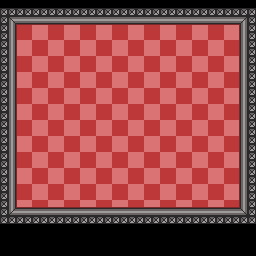

A 2D game scene composited from a Tiled map and its tileset images. What follows is a short description and the map's XML, with every tile layer's data as written:
An orthogonal 32x32 tile map with 8x8 px tiles, 2 tile layers (collision, map).

<map version="1.2" tiledversion="1.2.4" orientation="orthogonal" renderorder="right-down" width="32" height="32" tilewidth="8" tileheight="8" infinite="0" nextlayerid="3" nextobjectid="1">
 <tileset firstgid="1" name="tiles" tilewidth="8" tileheight="8" tilecount="128" columns="32">
  <image source="level1.png" width="256" height="32" />
 </tileset>
 <layer id="1" name="collision" width="32" height="32">
  <data encoding="csv">
2,2,2,2,2,2,2,2,2,2,2,2,2,2,2,2,2,2,2,2,2,2,2,2,2,2,2,2,2,2,2,2,
2,2,2,2,2,2,2,2,2,2,2,2,2,2,2,2,2,2,2,2,2,2,2,2,2,2,2,2,2,2,2,2,
2,2,2,2,2,2,2,2,2,2,2,2,2,2,2,2,2,2,2,2,2,2,2,2,2,2,2,2,2,2,2,2,
2,2,1,1,1,1,1,1,1,1,1,1,1,1,1,1,1,1,1,1,1,1,1,1,1,1,1,1,1,1,2,2,
2,2,1,1,1,1,1,1,1,1,1,1,1,1,1,1,1,1,1,1,1,1,1,1,1,1,1,1,1,1,2,2,
2,2,1,1,1,1,1,1,1,1,1,1,1,1,1,1,1,1,1,1,1,1,1,1,1,1,1,1,1,1,2,2,
2,2,1,1,1,1,1,1,1,1,1,1,1,1,1,1,1,1,1,1,1,1,1,1,1,1,1,1,1,1,2,2,
2,2,1,1,1,1,1,1,1,1,1,1,1,1,1,1,1,1,1,1,1,1,1,1,1,1,1,1,1,1,2,2,
2,2,1,1,1,1,1,1,1,1,1,1,1,1,1,1,1,1,1,1,1,1,1,1,1,1,1,1,1,1,2,2,
2,2,1,1,1,1,1,1,1,1,1,1,1,1,1,1,1,1,1,1,1,1,1,1,1,1,1,1,1,1,2,2,
2,2,1,1,1,1,1,1,1,1,1,1,1,1,1,1,1,1,1,1,1,1,1,1,1,1,1,1,1,1,2,2,
2,2,1,1,1,1,1,1,1,1,1,1,1,1,1,1,1,1,1,1,1,1,1,1,1,1,1,1,1,1,2,2,
2,2,1,1,1,1,1,1,1,1,1,1,1,1,1,1,1,1,1,1,1,1,1,1,1,1,1,1,1,1,2,2,
2,2,1,1,1,1,1,1,1,1,1,1,1,1,1,1,1,1,1,1,1,1,1,1,1,1,1,1,1,1,2,2,
2,2,1,1,1,1,1,1,1,1,1,1,1,1,1,1,1,1,1,1,1,1,1,1,1,1,1,1,1,1,2,2,
2,2,1,1,1,1,1,1,1,1,1,1,1,1,1,1,1,1,1,1,1,1,1,1,1,1,1,1,1,1,2,2,
2,2,1,1,1,1,1,1,1,1,1,1,1,1,1,1,1,1,1,1,1,1,1,1,1,1,1,1,1,1,2,2,
2,2,1,1,1,1,1,1,1,1,1,1,1,1,1,1,1,1,1,1,1,1,1,1,1,1,1,1,1,1,2,2,
2,2,1,1,1,1,1,1,1,1,1,1,1,1,1,1,1,1,1,1,1,1,1,1,1,1,1,1,1,1,2,2,
2,2,1,1,1,1,1,1,1,1,1,1,1,1,1,1,1,1,1,1,1,1,1,1,1,1,1,1,1,1,2,2,
2,2,1,1,1,1,1,1,1,1,1,1,1,1,1,1,1,1,1,1,1,1,1,1,1,1,1,1,1,1,2,2,
2,2,1,1,1,1,1,1,1,1,1,1,1,1,1,1,1,1,1,1,1,1,1,1,1,1,1,1,1,1,2,2,
2,2,1,1,1,1,1,1,1,1,1,1,1,1,1,1,1,1,1,1,1,1,1,1,1,1,1,1,1,1,2,2,
2,2,1,1,1,1,1,1,1,1,1,1,1,1,1,1,1,1,1,1,1,1,1,1,1,1,1,1,1,1,2,2,
2,2,1,1,1,1,1,1,1,1,1,1,1,1,1,1,1,1,1,1,1,1,1,1,1,1,1,1,1,1,2,2,
2,2,1,1,1,1,1,1,1,1,1,1,1,1,1,1,1,1,1,1,1,1,1,1,1,1,1,1,1,1,2,2,
2,2,2,2,2,2,2,2,2,2,2,2,2,2,2,2,2,2,2,2,2,2,2,2,2,2,2,2,2,2,2,2,
2,2,2,2,2,2,2,2,2,2,2,2,2,2,2,2,2,2,2,2,2,2,2,2,2,2,2,2,2,2,2,2,
2,2,2,2,2,2,2,2,2,2,2,2,2,2,2,2,2,2,2,2,2,2,2,2,2,2,2,2,2,2,2,2,
2,2,2,2,2,2,2,2,2,2,2,2,2,2,2,2,2,2,2,2,2,2,2,2,2,2,2,2,2,2,2,2,
2,2,2,2,2,2,2,2,2,2,2,2,2,2,2,2,2,2,2,2,2,2,2,2,2,2,2,2,2,2,2,2,
2,2,2,2,2,2,2,2,2,2,2,2,2,2,2,2,2,2,2,2,2,2,2,2,2,2,2,2,2,2,2,2
</data>
 </layer>
 <layer id="2" name="map" width="32" height="32">
  <data encoding="csv">
1,1,1,1,1,1,1,1,1,1,1,1,1,1,1,1,1,1,1,1,1,1,1,1,1,1,1,1,1,1,1,1,
2,2,2,2,2,2,2,2,2,2,2,2,2,2,2,2,2,2,2,2,2,2,2,2,2,2,2,2,2,2,2,2,
2,35,40,40,40,40,40,40,40,40,40,40,40,40,40,40,40,40,40,40,40,40,40,40,40,40,40,40,40,40,36,2,
2,39,4,9,126,126,9,9,126,126,9,9,126,126,9,9,126,126,9,9,126,126,9,9,126,126,9,9,126,122,39,2,
2,39,11,3,120,120,3,3,120,120,3,3,120,120,3,3,120,120,3,3,120,120,3,3,120,120,3,3,120,127,39,2,
2,39,128,120,3,3,120,120,3,3,120,120,3,3,120,120,3,3,120,120,3,3,120,120,3,3,120,120,3,10,39,2,
2,39,128,120,3,3,120,120,3,3,120,120,3,3,120,120,3,3,120,120,3,3,120,120,3,3,120,120,3,10,39,2,
2,39,11,3,120,120,3,3,120,120,3,3,120,120,3,3,120,120,3,3,120,120,3,3,120,120,3,3,120,127,39,2,
2,39,11,3,120,120,3,3,120,120,3,3,120,120,3,3,120,120,3,3,120,120,3,3,120,120,3,3,120,127,39,2,
2,39,128,120,3,3,120,120,3,3,120,120,3,3,120,120,3,3,120,120,3,3,120,120,3,3,120,120,3,10,39,2,
2,39,128,120,3,3,120,120,3,3,120,120,3,3,120,120,3,3,120,120,3,3,120,120,3,3,120,120,3,10,39,2,
2,39,11,3,120,120,3,3,120,120,3,3,120,120,3,3,120,120,3,3,120,120,3,3,120,120,3,3,120,127,39,2,
2,39,11,3,120,120,3,3,120,120,3,3,120,120,3,3,120,120,3,3,120,120,3,3,120,120,3,3,120,127,39,2,
2,39,128,120,3,3,120,120,3,3,120,120,3,3,120,120,3,3,120,120,3,3,120,120,3,3,120,120,3,10,39,2,
2,39,128,120,3,3,120,120,3,3,120,120,3,3,120,120,3,3,120,120,3,3,120,120,3,3,120,120,3,10,39,2,
2,39,11,3,120,120,3,3,120,120,3,3,120,120,3,3,120,120,3,3,120,120,3,3,120,120,3,3,120,127,39,2,
2,39,11,3,120,120,3,3,120,120,3,3,120,120,3,3,120,120,3,3,120,120,3,3,120,120,3,3,120,127,39,2,
2,39,128,120,3,3,120,120,3,3,120,120,3,3,120,120,3,3,120,120,3,3,120,120,3,3,120,120,3,10,39,2,
2,39,128,120,3,3,120,120,3,3,120,120,3,3,120,120,3,3,120,120,3,3,120,120,3,3,120,120,3,10,39,2,
2,39,11,3,120,120,3,3,120,120,3,3,120,120,3,3,120,120,3,3,120,120,3,3,120,120,3,3,120,127,39,2,
2,39,11,3,120,120,3,3,120,120,3,3,120,120,3,3,120,120,3,3,120,120,3,3,120,120,3,3,120,127,39,2,
2,39,128,120,3,3,120,120,3,3,120,120,3,3,120,120,3,3,120,120,3,3,120,120,3,3,120,120,3,10,39,2,
2,39,128,120,3,3,120,120,3,3,120,120,3,3,120,120,3,3,120,120,3,3,120,120,3,3,120,120,3,10,39,2,
2,39,11,3,120,120,3,3,120,120,3,3,120,120,3,3,120,120,3,3,120,120,3,3,120,120,3,3,120,127,39,2,
2,39,11,3,120,120,3,3,120,120,3,3,120,120,3,3,120,120,3,3,120,120,3,3,120,120,3,3,120,127,39,2,
2,39,124,125,8,8,125,125,8,8,125,125,8,8,125,125,8,8,125,125,8,8,125,125,8,8,125,125,8,6,39,2,
2,37,40,40,40,40,40,40,40,40,40,40,40,40,40,40,40,40,40,40,40,40,40,40,40,40,40,40,40,40,38,2,
2,2,2,2,2,2,2,2,2,2,2,2,2,2,2,2,2,2,2,2,2,2,2,2,2,2,2,2,2,2,2,2,
1,1,1,1,1,1,1,1,1,1,1,1,1,1,1,1,1,1,1,1,1,1,1,1,1,1,1,1,1,1,1,1,
1,1,1,1,1,1,1,1,1,1,1,1,1,1,1,1,1,1,1,1,1,1,1,1,1,1,1,1,1,1,1,1,
1,1,1,1,1,1,1,1,1,1,1,1,1,1,1,1,1,1,1,1,1,1,1,1,1,1,1,1,1,1,1,1,
1,1,1,1,1,1,1,1,1,1,1,1,1,1,1,1,1,1,1,1,1,1,1,1,1,1,1,1,1,1,1,1
</data>
 </layer>
</map>
